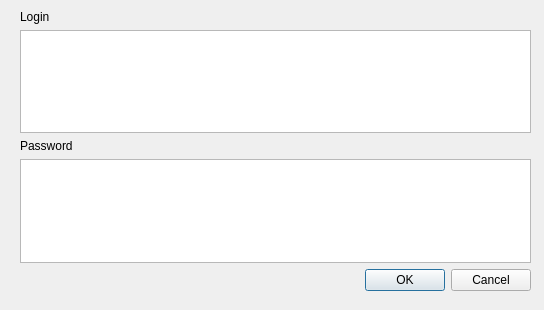
<?xml version="1.0" encoding="UTF-8"?>
<ui version="4.0">
 <class>login_form</class>
 <widget class="QDialog" name="login_form">
  <property name="geometry">
   <rect>
    <x>0</x>
    <y>0</y>
    <width>544</width>
    <height>310</height>
   </rect>
  </property>
  <property name="windowTitle">
   <string>Dialog</string>
  </property>
  <widget class="QWidget" name="gridLayoutWidget">
   <property name="geometry">
    <rect>
     <x>20</x>
     <y>10</y>
     <width>511</width>
     <height>281</height>
    </rect>
   </property>
   <layout class="QGridLayout" name="gridLayout">
    <item row="1" column="0">
     <widget class="QTextBrowser" name="textLogin"/>
    </item>
    <item row="4" column="0">
     <widget class="QDialogButtonBox" name="buttonBox">
      <property name="orientation">
       <enum>Qt::Horizontal</enum>
      </property>
      <property name="standardButtons">
       <set>QDialogButtonBox::Cancel|QDialogButtonBox::Ok</set>
      </property>
     </widget>
    </item>
    <item row="2" column="0">
     <widget class="QLabel" name="label">
      <property name="text">
       <string>Password</string>
      </property>
     </widget>
    </item>
    <item row="3" column="0">
     <widget class="QTextBrowser" name="textPassword"/>
    </item>
    <item row="0" column="0">
     <widget class="QLabel" name="label_2">
      <property name="text">
       <string>Login</string>
      </property>
     </widget>
    </item>
   </layout>
  </widget>
 </widget>
 <resources/>
 <connections>
  <connection>
   <sender>buttonBox</sender>
   <signal>accepted()</signal>
   <receiver>login_form</receiver>
   <slot>accept()</slot>
   <hints>
    <hint type="sourcelabel">
     <x>248</x>
     <y>254</y>
    </hint>
    <hint type="destinationlabel">
     <x>157</x>
     <y>274</y>
    </hint>
   </hints>
  </connection>
  <connection>
   <sender>buttonBox</sender>
   <signal>rejected()</signal>
   <receiver>login_form</receiver>
   <slot>reject()</slot>
   <hints>
    <hint type="sourcelabel">
     <x>316</x>
     <y>260</y>
    </hint>
    <hint type="destinationlabel">
     <x>286</x>
     <y>274</y>
    </hint>
   </hints>
  </connection>
 </connections>
</ui>
